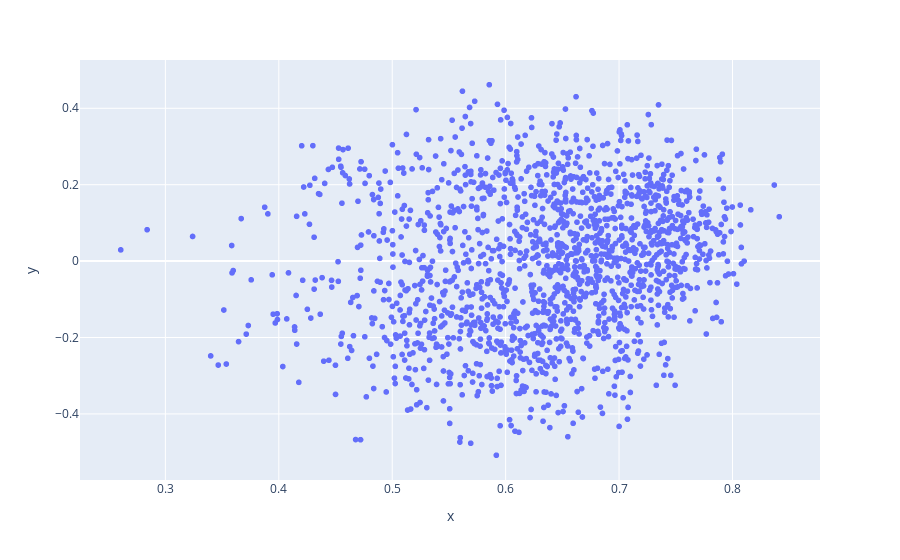
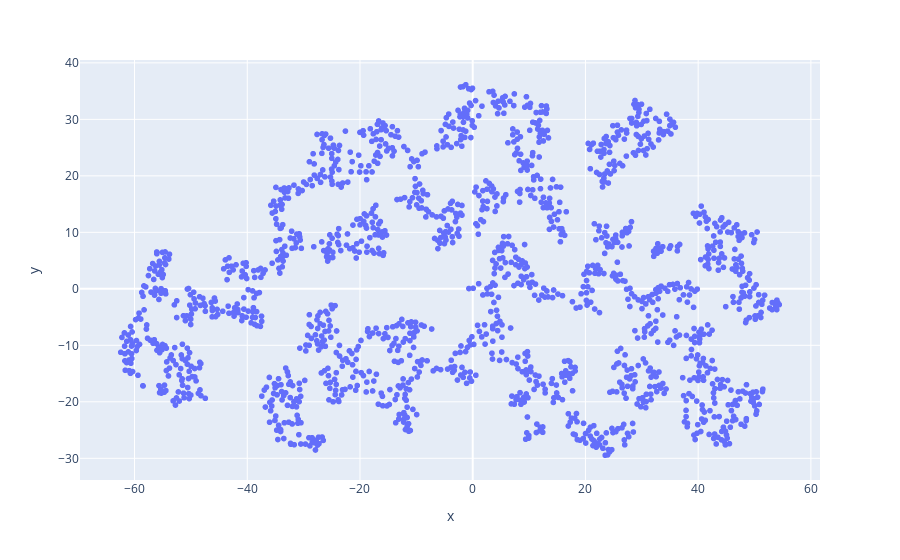

The notebook cell saved with these charts, in order:
### Markdown cell above
# Data Visualization with t-SNE
- Do the same as we did for the previous Search Engine to visualize the data groupings

### Code cell
from sklearn.manifold import TSNE
import plotly.express as plot
import numpy
import json
from sklearn.decomposition import TruncatedSVD

with open("./embedtaxdata.jsonl", "r", encoding="UTF-8") as file:
    data = json.load(file)
    vectorData = numpy.array(list(data.values()))

    # Do dimensionality reduction first w/ Truncated SVD
    tsvd = TruncatedSVD(n_components=2)
    vectorData_tsvd = tsvd.fit_transform(vectorData)

    fig = plot.scatter(x = vectorData_tsvd[:, 0], y = vectorData_tsvd[:, 1])
    fig.show()

    # Initialize tsne and fit the data to tsne
    tsne = TSNE(n_components=2)
    vectorData_tsne = tsne.fit_transform(vectorData_tsvd)

    # Lower divergence means the data has more patterns that can be trained for more efficiency
    print(tsne.kl_divergence_)

    # Visualize it into a figure
    # fig = plot.scatter(x = vectorData_tsne[:, 0], y = vectorData_tsne[:, 1])
    fig = plot.scatter(x = vectorData_tsne[:, 0], y = vectorData_tsne[:, 1])
    fig.show()

### Figure 1 — Plotly figure (JSON) as saved in the notebook; plotly's stock layout.template omitted (floating-point values rounded to 4 significant figures; data arrays with more than 128 entries replaced by an {"elided": "..."} marker saying what was removed)
{"data": [{"hovertemplate": "x=%{x}<br>y=%{y}<extra></extra>", "legendgroup": "", "marker": {"color": "#636efa", "symbol": "circle"}, "mode": "markers", "name": "", "showlegend": false, "type": "scattergl", "x": {"elided": "1644 float values"}, "xaxis": "x", "y": {"elided": "1644 float values"}, "yaxis": "y"}], "layout": {"legend": {"tracegroupgap": 0}, "margin": {"t": 60}, "xaxis": {"anchor": "y", "domain": [0, 1], "title": {"text": "x"}}, "yaxis": {"anchor": "x", "domain": [0, 1], "title": {"text": "y"}}}}

### Figure 2 — Plotly figure (JSON) as saved in the notebook; plotly's stock layout.template omitted (floating-point values rounded to 4 significant figures; data arrays with more than 128 entries replaced by an {"elided": "..."} marker saying what was removed)
{"data": [{"hovertemplate": "x=%{x}<br>y=%{y}<extra></extra>", "legendgroup": "", "marker": {"color": "#636efa", "symbol": "circle"}, "mode": "markers", "name": "", "showlegend": false, "type": "scattergl", "x": {"elided": "1644 float values"}, "xaxis": "x", "y": {"elided": "1644 float values"}, "yaxis": "y"}], "layout": {"legend": {"tracegroupgap": 0}, "margin": {"t": 60}, "xaxis": {"anchor": "y", "domain": [0, 1], "title": {"text": "x"}}, "yaxis": {"anchor": "x", "domain": [0, 1], "title": {"text": "y"}}}}
